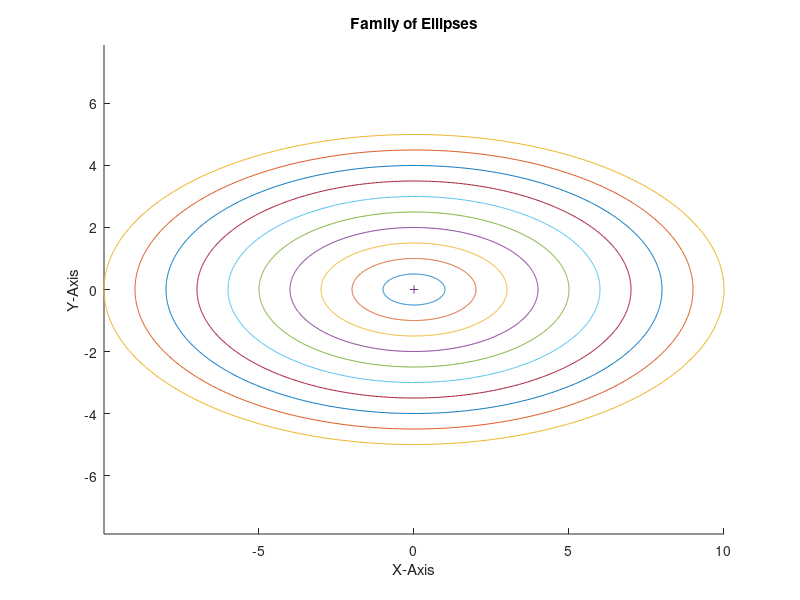

Write MATLAB code to recreate this figure.
% ======================================================================= %
% Draw a family of 10 ellipses and mark the center with +. 
% ======================================================================= %
clc; clear; close all;

% Range of theta
th = linspace(0, 2*pi, 1000);

% Coordinates of the center
h =0; k = 0;

% Number of ellipses
n = 10;

hold on
xlabel('X-Axis'); ylabel('Y-Axis');
title('Family of Ellipses');
colors = lines(n);
axis equal;

for r = 1:n
    a = r;
    b = 0.5*r;
    x = h + a*cos(th);
    y = k + b*sin(th);
    
    plot(x, y, 'Color', colors(r, :));
end

plot(h, k, '+');
hold off
